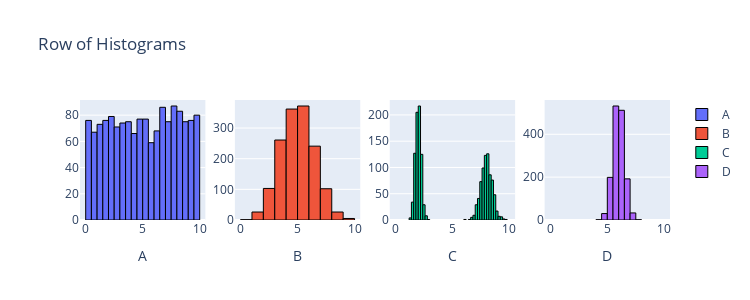

The notebook cell saved with this chart:
### Code cell
from scipy import stats
import plotly.graph_objects as go
from plotly.subplots import make_subplots
import numpy as np

n = 1500
data1 = stats.uniform.rvs(0, 10, size=n)
data2 = stats.norm.rvs(5, 1.5, size=n)
data3 = np.r_[stats.norm.rvs(2, 0.25, size=int(n/2)), stats.norm.rvs(8, 0.5, size=int(n/2))]
data4 = stats.norm.rvs(6, 0.5, size=n)

fig = make_subplots(rows=1, cols=4)

fig.add_trace(go.Histogram(x=data1, name='A', nbinsx=30, marker=dict(line=dict(color='black', width=1))), row=1, col=1)
fig.add_trace(go.Histogram(x=data2, name='B', nbinsx=15, marker=dict(line=dict(color='black', width=1))), row=1, col=2)
fig.add_trace(go.Histogram(x=data3, name='C', nbinsx=45, marker=dict(line=dict(color='black', width=1))), row=1, col=3)
fig.add_trace(go.Histogram(x=data4, name='D', nbinsx=15, marker=dict(line=dict(color='black', width=1))), row=1, col=4)

fig.update_layout(height=300, width=750, title_text="Row of Histograms")
fig.update_xaxes(title_text="A", row=1, col=1)
fig.update_xaxes(title_text="B", row=1, col=2)
fig.update_xaxes(title_text="C", row=1, col=3)
fig.update_xaxes(title_text="D", row=1, col=4)
fig.update_xaxes(range=[-0.5, 10.5])

for trace in fig.data:
    trace.xbins = dict(start=0, end=10)
    
# This code was produced by just making requests to Microsoft Copilot
# https://github.com/pointOfive/stat130chat130/blob/main/CHATLOG/wk3/COP/SLS/0001_concise_makeAplotV1.md

fig.show() # USE `fig.show(renderer="png")` FOR ALL GitHub and MarkUs SUBMISSIONS

### Figure 1 — Plotly figure (JSON) as saved in the notebook; plotly's stock layout.template omitted (floating-point values rounded to 4 significant figures; data arrays with more than 128 entries replaced by an {"elided": "..."} marker saying what was removed)
{"data": [{"marker": {"line": {"color": "black", "width": 1}}, "name": "A", "nbinsx": 30, "type": "histogram", "x": {"elided": "1500 float values"}, "xaxis": "x", "xbins": {"end": 10, "start": 0}, "yaxis": "y"}, {"marker": {"line": {"color": "black", "width": 1}}, "name": "B", "nbinsx": 15, "type": "histogram", "x": {"elided": "1500 float values"}, "xaxis": "x2", "xbins": {"end": 10, "start": 0}, "yaxis": "y2"}, {"marker": {"line": {"color": "black", "width": 1}}, "name": "C", "nbinsx": 45, "type": "histogram", "x": {"elided": "1500 float values"}, "xaxis": "x3", "xbins": {"end": 10, "start": 0}, "yaxis": "y3"}, {"marker": {"line": {"color": "black", "width": 1}}, "name": "D", "nbinsx": 15, "type": "histogram", "x": {"elided": "1500 float values"}, "xaxis": "x4", "xbins": {"end": 10, "start": 0}, "yaxis": "y4"}], "layout": {"height": 300, "title": {"text": "Row of Histograms"}, "width": 750, "xaxis": {"anchor": "y", "domain": [0, 0.2125], "range": [-0.5, 10.5], "title": {"text": "A"}}, "xaxis2": {"anchor": "y2", "domain": [0.2625, 0.475], "range": [-0.5, 10.5], "title": {"text": "B"}}, "xaxis3": {"anchor": "y3", "domain": [0.525, 0.7375], "range": [-0.5, 10.5], "title": {"text": "C"}}, "xaxis4": {"anchor": "y4", "domain": [0.7875, 1], "range": [-0.5, 10.5], "title": {"text": "D"}}, "yaxis": {"anchor": "x", "domain": [0, 1]}, "yaxis2": {"anchor": "x2", "domain": [0, 1]}, "yaxis3": {"anchor": "x3", "domain": [0, 1]}, "yaxis4": {"anchor": "x4", "domain": [0, 1]}}}
